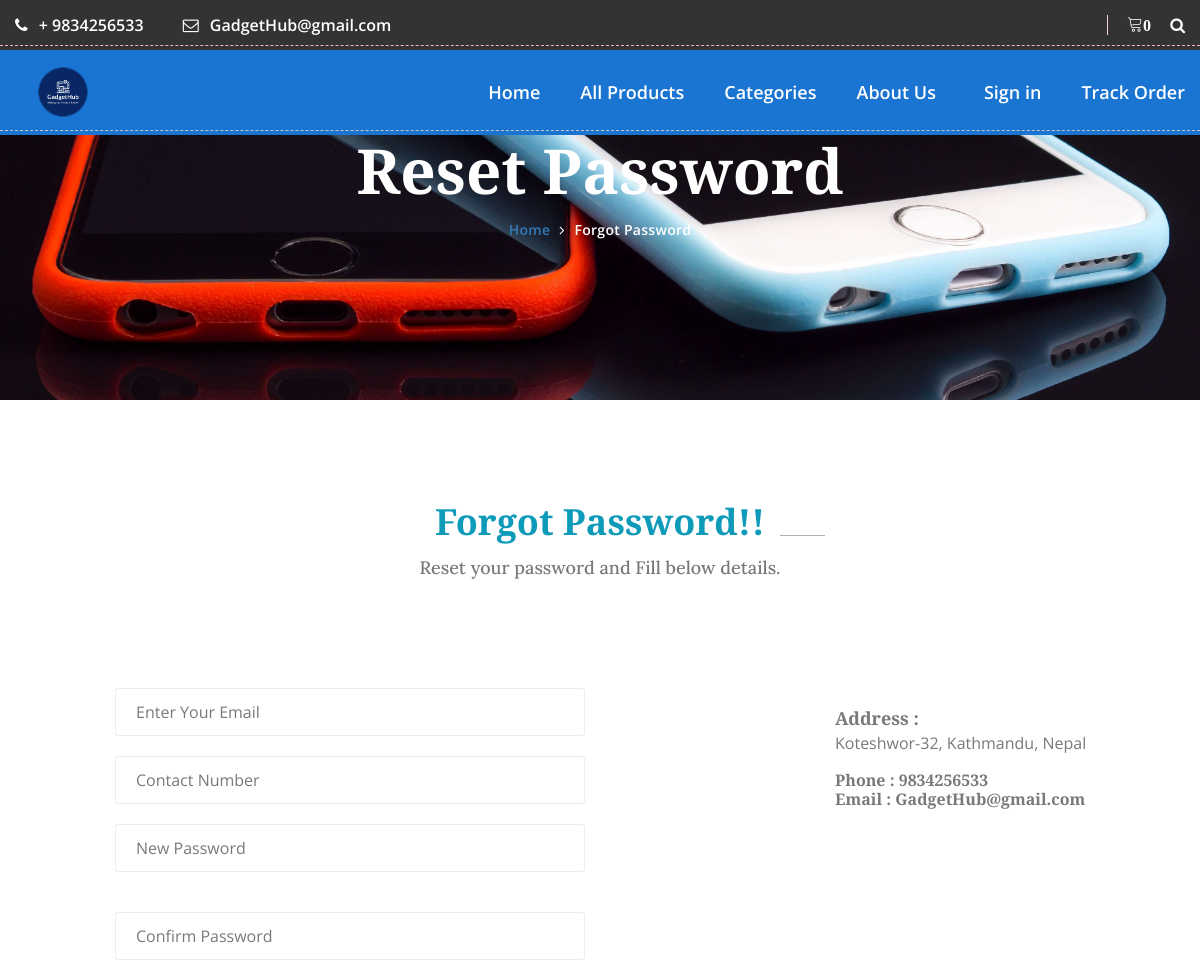
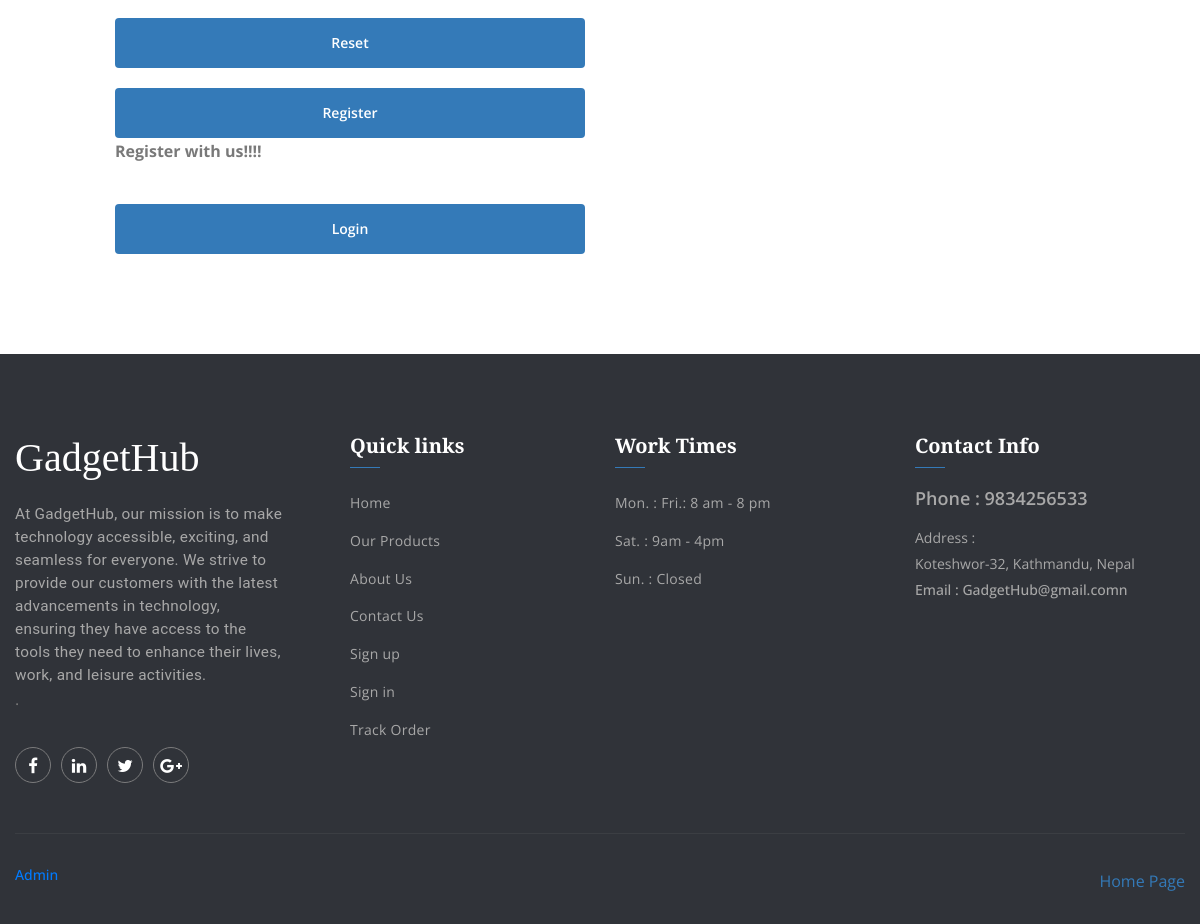
The app's page /Gadget_hub/forgot-password.php with its own data (2 pictures, top to bottom).
### tables this page shows
CREATE TABLE `tblpage` (
  `ID` int(10) NOT NULL,
  `PageType` varchar(200) DEFAULT NULL,
  `PageTitle` varchar(200) DEFAULT NULL,
  `PageDescription` mediumtext DEFAULT NULL,
  `Email` varchar(200) DEFAULT NULL,
  `MobileNumber` bigint(10) DEFAULT NULL,
  `UpdationDate` timestamp NOT NULL DEFAULT current_timestamp() ON UPDATE current_timestamp()
);

### Gadget_hub/forgot-password.php (the view, shortened to what this page needs)
<?php
include('includes/dbconnection.php');
  ?>
<!DOCTYPE html>
<html lang="en">
<head>
        <link href="css/font-awesome.min.css" rel="stylesheet">
        <link href="vendors/linearicons/style.css" rel="stylesheet">
        <link href="vendors/flat-icon/flaticon.css" rel="stylesheet">
        <link href="vendors/stroke-icon/style.css" rel="stylesheet">
        <link href="css/bootstrap.min.css" rel="stylesheet">
        <link href="vendors/revolution/css/settings.css" rel="stylesheet">
        <link href="vendors/revolution/css/layers.css" rel="stylesheet">
        <link href="vendors/revolution/css/navigation.css" rel="stylesheet">
        <link href="vendors/animate-css/animate.css" rel="stylesheet">
        <link href="vendors/owl-carousel/owl.carousel.min.css" rel="stylesheet">
        <link href="vendors/magnifc-popup/magnific-popup.css" rel="stylesheet">
        <link href="css/gadgethubstyle.css" rel="stylesheet">
        <link href="css/responsive.css" rel="stylesheet">
    </head>
    <body>
		<?php include_once('includes/header.php');?>
        <section class="banner_area">
        	<div class="container">
        		<div class="banner_text">
        			<h3>Reset Password</h3>
        			<ul>
        				<li><a href="index.php">Home</a></li>
        				<li><a href="forgot-password.php">Forgot Password</a></li>
        			</ul>
        		</div>
        	</div>
        </section>
        <section class="contact_form_area p_100">
        	<div class="container">
        		<div class="main_title">
					<h2>Forgot Password!!</h2>
					<h5>Reset your password and Fill below details.</h5>
				</div>
       			<div class="row">
       				<div class="col-lg-7">
       					<form class="row contact_us_form"action="" method="post" name="changepassword" onsubmit="return checkpass();">
							<div class="form-group col-md-12">
								 <input type="text" class="form-control" name="email" placeholder="Enter Your Email" required="true">
							</div>
             <div class="form-group col-md-12">
                 <input type="text" class="form-control" name="contactno" placeholder="Contact Number" required="true" pattern="[0-9]+">
              </div>
              <div class="form-group col-md-12">
                 <input type="password" class="form-control" id="userpassword" name="newpassword" placeholder="New Password">
              </div>
              <div class="form-group col-md-12" style="padding-top: 20px;">
                <input type="password" class="form-control" id="userpassword" name="confirmpassword" placeholder="Confirm Password">
              </div>
							<div class="form-group col-md-12">
								<button type="submit" value="submit" name="submit" class="btn order_s_btn form-control">Reset</button>
							</div>
              <div class="form-group col-md-12">
                <a href="registration.php" class="btn order_s_btn form-control"><i class="ft-user"></i> Register</a> <strong>Register with us!!!!</strong>
              </div>
              <div class="form-group col-md-12">
                <a href="Login.php" class="btn order_s_btn form-control"><i class="ft-user"></i> Login</a>
              </div>
						</form>
       				</div>
       				<div class="col-lg-4 offset-md-1">
       					<div class="contact_details">
       						<?php
$ret=mysqli_query($con,"select * from tblpage where PageType='contactus' ");
while ($row=mysqli_fetch_array($ret)) {
?>
       						<div class="contact_d_item">
       							<h3>Address :</h3>
       							<p><?php  echo $row['PageDescription'];?></p>
       						</div>
       						<div class="contact_d_item">
       							<h5>Phone : <?php  echo $row['MobileNumber'];?></h5>
       							<h5>Email : <?php  echo $row['Email'];?></h5>
       						</div>
       					</div>
       				</div><?php } ?>
       			</div>
        	</div>
        </section>
       <?php include_once('includes/footer.php');?>
    </body>
</html>

### Gadget_hub/includes/header.php (shortened to what this page needs)
<head></head>
<header class="main_header_area">
    <div class="top_header_area row m0">
        <div class="container">
            <div class="float-left">
                <?php
                $ret = mysqli_query($con, "select * from tblpage where PageType='contactus'");
                while ($row = mysqli_fetch_array($ret)) {
                ?>
                    <a href="tel:+18004567890"><i class="fa fa-phone" aria-hidden="true"></i> + <?php echo $row['MobileNumber']; ?></a>
                    <a href="mailto:gadjethub@gmail.com"><i class="fa fa-envelope-o" aria-hidden="true"></i> <?php echo $row['Email']; ?></a>
                <?php } ?>
            </div>
            <div class="float-right">
                <ul class="h_search list_style">
                    <?php
                    $userid = $_SESSION['fosuid'];
                    $ret1 = mysqli_query($con, "select * from tblorders where IsOrderPlaced is null && UserId='$userid'");
                    $num = mysqli_num_rows($ret1);
                    ?>
                    <li><a href="cart.php"><i class="lnr lnr-cart"><strong><?php echo $num; ?></strong></i></a></li>
                    <li><a href="search-cake.php"><i class="fa fa-search"></i></a></li>
                </ul>
            </div>
        </div>
    </div>
    <div class="main_menu_area">
        <div class="container">
            <nav class="navbar navbar-expand-lg navbar-light bg-light">
                <div class="collapse navbar-collapse" id="navbarSupportedContent" style="justify-content: end;">
                    <ul class="navbar-nav mr-5">
                        <a class="navbar-brand" href="index.php">
                            <img src="img\logo-no-background.png" alt="" style="height: 50px; width: auto;">
                        </a>
                        <li class="dropdown submenu active">
                            <a class="dropdown-toggle" href="index.php" role="button" aria-haspopup="true" aria-expanded="false">Home</a>
                        </li>
                        <li><a href="product.php">All Products</a></li>
                        <li class="dropdown submenu">
                            <a class="dropdown-toggle" data-toggle="dropdown" href="#" role="button" aria-haspopup="true" aria-expanded="false">Categories</a>
                        </li>
                        <li><a href="about-us.php">About Us</a></li>
                    </ul>
                    <ul class="navbar-nav justify-content-end">
                        <?php if (strlen($_SESSION['fosuid'] == 0)) { ?>
                            <li><a href="login.php">Sign in</a></li>
                            <li><a href="track-order.php">Track Order</a></li>
                        <?php } ?>
                    </ul>
                </div>
            </nav>
        </div>
    </div>
</header>

### Gadget_hub/includes/footer.php (shortened to what this page needs)
<?php
include('includes/dbconnection.php');
  ?>
        <footer class="footer_area">
            <div class="footer_widgets">
                <div class="container">
                    <div class="row footer_wd_inner">
                        <div class="col-lg-3 col-6">
                            <aside class="f_widget f_about_widget">
                                <h1>GadgetHub</h1>
<?php
$ret=mysqli_query($con,"select * from tblpage where PageType='aboutus' ");
while ($row=mysqli_fetch_array($ret)) {
?>
                                <p><?php  echo $row['PageDescription'];?>.</p><?php } ?>
                                <ul class="nav">
                                    <li><a href="#"><i class="fa fa-facebook"></i></a></li>
                                    <li><a href="#"><i class="fa fa-linkedin"></i></a></li>
                                    <li><a href="#"><i class="fa fa-twitter"></i></a></li>
                                    <li><a href="#"><i class="fa fa-google-plus"></i></a></li>
                                </ul>
                            </aside>
                        </div>
                        <div class="col-lg-3 col-6">
                            <aside class="f_widget f_link_widget">
                                <div class="f_title">
                                    <h3>Quick links</h3>
                                </div>
                                <ul class="list_style">
                                    <li><a href="index.php">Home</a></li>
                                    <li><a href="product.php">Our Products</a></li>
                                    <li><a href="about-us.php">About Us</a></li>
                                    <li><a href="contact.php">Contact Us</a></li>
                                    <?php if (strlen($_SESSION['fosuid']==0)) {?>
                                <li><a href="registration.php">Sign up</a></li>
                                <li><a href="login.php">Sign in</a></li>
                                <li><a href="track-order.php">Track Order</a></li><?php } ?>
                                </ul>
                            </aside>
                        </div>
                        <div class="col-lg-3 col-6">
                            <aside class="f_widget f_link_widget">
                                <div class="f_title">
                                    <h3>Work Times</h3>
                                </div>
                                <ul class="list_style">
                                    <li><a href="#">Mon. :  Fri.: 8 am - 8 pm</a></li>
                                    <li><a href="#">Sat. : 9am - 4pm</a></li>
                                    <li><a href="#">Sun. : Closed</a></li>
                                </ul>
                            </aside>
                        </div>
                        <div class="col-lg-3 col-6">
                            <aside class="f_widget f_contact_widget">
                                <div class="f_title">
                                    <h3>Contact Info</h3>
                                </div>
                                <?php
$ret=mysqli_query($con,"select * from tblpage where PageType='contactus' ");
while ($row=mysqli_fetch_array($ret)) {
?>
                                <h4>Phone : <?php  echo $row['MobileNumber'];?></h4>
                                <p>Address : <br /><?php  echo $row['PageDescription'];?></p>
                                <h5>Email : <?php  echo $row['Email'];?>n</h5><?php } ?>
                            </aside>
                        </div>
                    </div>
                </div>
            </div>
            <div class="footer_copyright">
                <div class="container">
                    <div class="copyright_inner">
                        <div class="float-left">
                            <h5><a href="admin/index.php">Admin</a></h5>
                        </div>
                        <div class="float-right">
                            <a href="index.php">Home Page</a>
                        </div>
                    </div>
                </div>
            </div>
        </footer>

### Gadget_hub/forgot-password.php (style rules this page uses)
.contact_form_area { padding: 100px 0; }
.main_title { margin-bottom: 50px; text-align: center; }
.main_title h2 { font-size: 36px; margin-bottom: 10px; }
.main_title h5 { font-size: 18px; margin: 0; }
.contact_form_area .row { justify-content: center; }
.contact_form_area form { max-width: 500px; margin: 0 auto; }
.contact_form_area .form-group { margin-bottom: 20px; }
.contact_form_area .form-control { width: 100%; padding: 15px; border: 1px solid #ccc; border-radius: 4px; }
.contact_form_area .btn { width: 100%; background-color: #ff9800; color: #fff; border: none; padding: 15px; border-radius: 4px; transition: background-color 0.3s ease; }
.contact_details { background-color: #fff; padding: 20px; }
.contact_details .contact_d_item { margin-bottom: 15px; }
.contact_details .contact_d_item h3 { font-size: 18px; margin: 0; }
.contact_details .contact_d_item p { margin: 0; }
.contact_details .contact_d_item h5 { font-size: 16px; margin: 0; }

### Gadget_hub/includes/header.php (style rules this page uses)
.top_header_area { background: rgba(51, 51, 51, 1.00) !important; position: relative; z-index: 3; }
.main_menu_area .navbar.navbar-expand-lg .navbar-nav li a { color: white !important; }
.main_menu_area .navbar.navbar-expand-lg { position: relative; padding: 0px; background-color: ##1974D2 !important; }
.main_menu_area { background-color: #1974D2 ; }
.main_menu_area .navbar.navbar-expand-lg .navbar-brand img { z-index: 2; position: relative; margin-top: 12px; margin-right: 250px; display: inline-block; border-radius: 50%; }

### records on screen
tblpage: MobileNumber "9834256533", Email "GadgetHub@gmail.com", PageDescription "Koteshwor-32, Kathmandu, Nepal"
tblpage: PageDescription "At GadgetHub, our mission is to make technology accessible, exciting, and seamless for everyone. We strive to provide our customers with the latest advancements in technology, ensuring they have access to the tools they need to enhance their lives, work, and leisure activities."

### other values on screen
$num "0"
